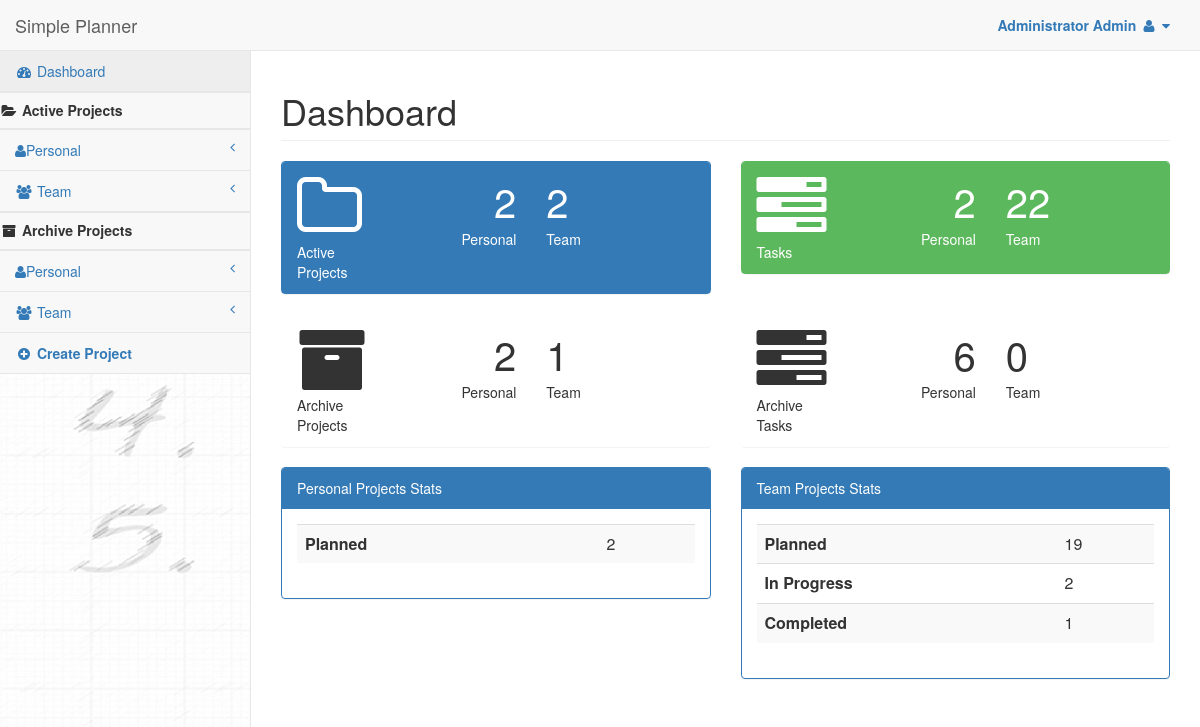
The app's page / (signed in) with its own data.
### tasks/models.py (models this page shows, shortened)
class Bucket(models.Model):
    project = models.ForeignKey(Project, on_delete=models.CASCADE)
    name = models.CharField(max_length=200)
    seq = models.IntegerField()

### tasks/views.py (the view)
# urls.py: path("", views.home_view, name="home"),
def home_view(request):
    if not request.user.is_authenticated:
        return render(request, "tasks/login.html", {"message": 'Please Login for managing Tasks'})
    userProjects = UserProject.objects.filter(user=request.user)
    projectDict = {'Active_Personal':[], 'Active_Team':[], 'Archive_Personal':[],'Archive_Team':[] }
    l_act_p_count =0
    l_act_t_count =0
    l_arch_p_count =0
    l_arch_t_count =0
    for uProj in userProjects:
        if uProj.project.p_type == 'P':
            if uProj.project.status == 'A':
                projectDict['Active_Personal'].append({'id':uProj.project.id,'name':uProj.project.name, 'role':uProj.get_role_display() })
                l_act_p_count = l_act_p_count+1
            else:
                projectDict['Archive_Personal'].append({'id':uProj.project.id,'name':uProj.project.name, 'role':uProj.get_role_display() })
                l_arch_p_count = l_arch_p_count +1
        else:
            if uProj.project.status == 'A':
                projectDict['Active_Team'].append({'id':uProj.project.id,'name':uProj.project.name, 'role':uProj.get_role_display() })
                l_act_t_count = l_act_t_count + 1
            else:
                projectDict['Archive_Team'].append({'id':uProj.project.id,'name':uProj.project.name, 'role':uProj.get_role_display() })
                l_arch_t_count = l_arch_t_count + 1
    l_p_task_count = Task.objects.filter(project__in= Project.objects.filter(userproject__user = request.user, p_type='P', status='A')).count()
    l_t_task_count = Task.objects.filter(project__in= Project.objects.filter(userproject__user = request.user, p_type='T', status='A')).count()
    l_ap_task_count = Task.objects.filter(project__in= Project.objects.filter(userproject__user = request.user, p_type='P', status='D')).count()
    l_at_task_count = Task.objects.filter(project__in= Project.objects.filter(userproject__user = request.user, p_type='T', status='D')).count()
    p_tasks_stat = Task.objects.filter(project__in= Project.objects.filter(userproject__user = request.user, p_type='P', status='A')).values('bucket__name').annotate(entries=Count('id')).order_by('bucket__seq')
    t_tasks_stat = Task.objects.filter(project__in= Project.objects.filter(userproject__user = request.user, p_type='T', status='A')).values('bucket__name').annotate(entries=Count('id')).order_by('bucket__seq')
    print(f"Personal Tasks: {p_tasks_stat}")
    print(f"Team Tasks: {t_tasks_stat}")
    context= {'projectDict':projectDict, 'user':request.user.get_full_name(),
                'l_act_p_count':l_act_p_count,'l_act_t_count':l_act_t_count,
                'l_arch_p_count':l_arch_p_count,'l_arch_t_count':l_arch_t_count
               ,'l_p_task_count':l_p_task_count,'l_t_task_count':l_t_task_count
               , 'l_act_tot_count':l_act_p_count+l_act_t_count
               ,'l_ap_task_count':l_ap_task_count
               ,'l_at_task_count':l_at_task_count
               ,'p_tasks_stat':p_tasks_stat
               ,'t_tasks_stat':t_tasks_stat
    }
    return render(request, "tasks/home.html", context)

### tasks/templates/tasks/home.html (shortened to what this page needs)
{% extends "tasks/base.html" %} {% block title %} Simple Planner {% endblock %} {% block body %}
<div id="wrapper">
    <nav class="navbar navbar-default navbar-static-top" role="navigation" style="margin-bottom: 0">
        <div class="navbar-header">
            <a class="navbar-brand" href="{% url 'home' %}">Simple Planner</a>
        </div>
        <ul class="nav navbar-top-links navbar-right">
            <li class="dropdown">
                <a class="dropdown-toggle" data-toggle="dropdown" href="#">
                    <strong> {{user}} </strong> <i class="fa fa-user fa-fw"></i> <i class="fa fa-caret-down"></i>
                </a>
            </li>
        </ul>
        <div class="navbar-default sidebar" role="navigation">
            <div class="sidebar-nav navbar-collapse">
                <ul class="nav" id="side-menu">
                    <li>
                        <a href="{% url 'home' %}"><i class="fa fa-dashboard fa-fw"></i> Dashboard</a>
                    </li>
                    <li class="divider"></li>
                    <li>
                        <h5>
                            <i class="fa fa-folder-open fa-fw"></i>
                            <strong>Active Projects</strong>
                        </h5>
                    </li>
                    <li class="divider"></li>
                    <li>
                        <a href="#"><i class="fa fa-user"></i>Personal<span class="fa arrow"></span></a>
                    </li>
                    <li>
                        <a href="#"><i class="fa fa-group fa-fw"></i> Team<span class="fa arrow"></span></a>
                    </li>
                    <li class="divider"></li>
                    <li>
                        <h5>
                            <i class="fa  fa-archive fa-fw"></i>
                            <strong>Archive Projects</strong>
                        </h5>
                    </li>
                    <li class="divider"></li>
                    <li>
                        <a href="#"><i class="fa fa-user"></i>Personal<span class="fa arrow"></span></a>
                    </li>
                    <li>
                        <a href="#"><i class="fa fa-group fa-fw"></i> Team<span class="fa arrow"></span></a>
                    </li>
                    <li>
                        <a href="{% url 'createproject' %}"><strong><i class="fa fa-plus-circle fa-fw"></i> Create Project </strong></a>
                    </li>
                </ul>
            </div>
        </div>
    </nav>
    <div id="page-wrapper">
        {%if l_act_tot_count == 0 %}
        <div class="container">
            <div class="jumbotron jumbotron-fluid text-center" style="margin-top:10px;">
                <h1 class="display-4">Welcome to Simple Planner !</h1>
                <p class="lead">This is a simple planning tool that enables users and teams to create plans, assemble and assign tasks and collaborate with other users</p>
                <hr class="my-4">
                <p>Create your Personal or Team Task list NOW</p>
                <p class="lead">
                    <a class="btn btn-primary btn-lg" href="{% url 'createproject' %}" role="button">Create</a>
                </p>
            </div>
        </div>
        {% else %}
        <div class="row">
            <div class="col-lg-12">
                <h1 class="page-header">Dashboard</h1>
            </div>
        </div>
        <div class="row">
            <div class="col-lg-6 col-md-6">
                <div class="panel panel-primary">
                    <div class="panel-heading">
                        <div class="row">
                            <div class="col-xs-2">
                                <i class="fa fa-folder-o fa-5x"></i>
                                <div>Active Projects</div>
                            </div>
                            <div class="col-xs-5 text-right">
                                <div class="huge">{{l_act_p_count}}</div>
                                <div>Personal</div>
                            </div>
                            <div class="col-xs-5 text-left">
                                <div class="huge">{{l_act_t_count}}</div>
                                <div>Team</div>
                            </div>
                        </div>
                    </div>
                </div>
            </div>
            <div class="col-lg-6 col-md-6">
                <div class="panel panel-green">
                    <div class="panel-heading">
                        <div class="row">
                            <div class="col-xs-2">
                                <i class="fa fa-tasks fa-5x"></i>
                                <div>Tasks</div>
                            </div>
                            <div class="col-xs-5 text-right">
                                <div class="huge">{{l_p_task_count}}</div>
                                <div>Personal</div>
                            </div>
                            <div class="col-xs-5 text-left">
                                <div class="huge">{{l_t_task_count}}</div>
                                <div>Team</div>
                            </div>
                        </div>
                    </div>
                </div>
            </div>
        </div>
        <div class="row">
            <div class="col-lg-6 col-md-6">
                <div class="panel panel-secondary">
                    <div class="panel-heading">
                        <div class="row">
                            <div class="col-xs-2">
                                <i class="fa fa-archive fa-5x"></i>
                                <div>Archive Projects</div>
                            </div>
                            <div class="col-xs-5 text-right">
                                <div class="huge">{{l_arch_p_count}}</div>
                                <div>Personal</div>
                            </div>
                            <div class="col-xs-5 text-left">
                                <div class="huge">{{l_arch_t_count}}</div>
                                <div>Team</div>
                            </div>
                        </div>
                    </div>
                </div>
            </div>
            <div class="col-lg-6 col-md-6">
                <div class="panel panel-secondary">
                    <div class="panel-heading">
                        <div class="row">
                            <div class="col-xs-2">
                                <i class="fa fa-tasks fa-5x"></i>
                                <div>Archive Tasks</div>
                            </div>
                            <div class="col-xs-5 text-right">
                                <div class="huge">{{l_ap_task_count}}</div>
                                <div>Personal</div>
                            </div>
                            <div class="col-xs-5 text-left">
                                <div class="huge">{{l_at_task_count}}</div>
                                <div>Team</div>
                            </div>
                        </div>
                    </div>
                </div>
            </div>
        </div>
            <div class="row">
                <div class="col-lg-6">
                    <div class="panel panel-primary">
                        <div class="panel-heading">
                             Personal Projects Stats
                        </div>
                        <div class="panel-body">
                            <table class="table table-striped">
                               <tbody>
                                   {% for t_tasks in p_tasks_stat  %}
                                   <tr>
                                      <th scope="row">{{t_tasks.bucket__name}}</th>
                                      <td>{{t_tasks.entries}}</td>
                                   {% endfor %}
                               </tbody>
                             </table>
                        </div>
                    </div>
					</div>
					<div class="col-lg-6">
                    <div class="panel panel-primary">
                        <div class="panel-heading">
                             Team Projects Stats
                        </div>
                        <div class="panel-body">
                             <table class="table table-striped">
                               <tbody>
                                   {% for t_tasks in t_tasks_stat  %}
                                   <tr>
                                      <th scope="row">{{t_tasks.bucket__name}}</th>
                                      <td>{{t_tasks.entries}}</td>
                                   {% endfor %}
                               </tbody>
                             </table>
                            </div>
                    </div>
					</div>
                </div>
    </div>
    {% endif %} {% endblock %}

### tasks/templates/tasks/base.html (shortened to what this page needs)
{% load static %} {% load humanize %} {% csrf_token %}
<!DOCTYPE html>
<html lang="en">
<head>
    <link href="{% static 'tasks/vendor/bootstrap/css/bootstrap.min.css' %}" rel="stylesheet">
    <link href="{% static 'tasks/vendor/metisMenu/metisMenu.min.css' %}" rel="stylesheet">
    <link href="{% static 'tasks/vendor/dist/css/sb-admin-2.css' %}" rel="stylesheet">
    <link href="{% static 'tasks/css/custom.css' %}" rel="stylesheet">
    <link href="{% static 'tasks/vendor/morrisjs/morris.css' %}" rel="stylesheet">
    <link href="{% static 'tasks/vendor/font-awesome/css/font-awesome.min.css' %}" rel="stylesheet" type="text/css">
</head>
<body background="{% static 'tasks/images/tasks_bg.png' %}">
    {% block body %}{% endblock %}
</body>
</html>

### records on screen
Bucket: bucket__name "Planned", entries "2"
Bucket: bucket__name "Planned", entries "19"
Bucket: bucket__name "Completed", entries "1"

### other values on screen
{{ user }} "Administrator Admin"
{{ l_act_p_count }} "2"
{{ l_act_t_count }} "2"
{{ l_p_task_count }} "2"
{{ l_t_task_count }} "22"
{{ l_arch_p_count }} "2"
{{ l_arch_t_count }} "1"
{{ l_ap_task_count }} "6"
{{ l_at_task_count }} "0"
{{ t_tasks.bucket__name }} "In Progress"
{{ t_tasks.entries }} "2"
